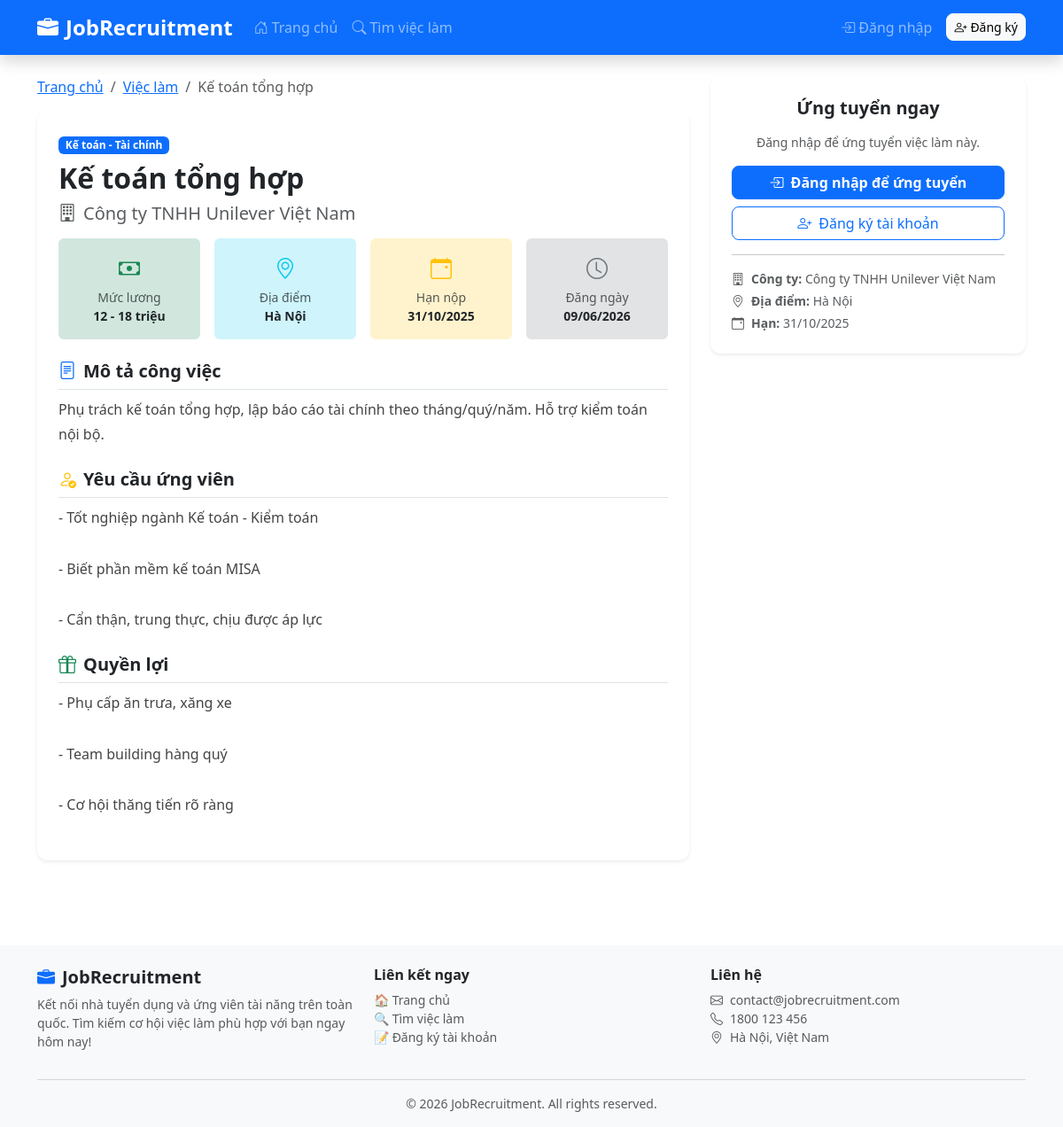
Screenshot of /jobs/detail?id=4 with the database file from the repository.
### tables this page shows
CREATE TABLE `jobs` (
    `id`           INT AUTO_INCREMENT PRIMARY KEY COMMENT 'Khóa chính',
    `category_id`  INT           NOT NULL         COMMENT 'Ngành nghề (FK → categories.id)',
    `title`        VARCHAR(200)  NOT NULL         COMMENT 'Tiêu đề vị trí tuyển dụng',
    `company`      VARCHAR(200)  NOT NULL         COMMENT 'Tên công ty tuyển dụng',
    `salary`       VARCHAR(100)  DEFAULT NULL     COMMENT 'Mức lương (VD: 10-15 triệu)',
    `location`     VARCHAR(200)  DEFAULT NULL     COMMENT 'Địa điểm làm việc',
    `description`  TEXT          DEFAULT NULL     COMMENT 'Mô tả công việc chi tiết',
    `requirements` TEXT          DEFAULT NULL     COMMENT 'Yêu cầu ứng viên',
    `benefits`     TEXT          DEFAULT NULL     COMMENT 'Quyền lợi được hưởng',
    `deadline`     DATE          DEFAULT NULL     COMMENT 'Hạn nộp hồ sơ',
    `status`       ENUM('active', 'closed') NOT NULL DEFAULT 'active' COMMENT 'Trạng thái: active=đang tuyển, closed=đã đóng',
    `created_at`   TIMESTAMP DEFAULT CURRENT_TIMESTAMP COMMENT 'Thời điểm đăng tin',
    CONSTRAINT `fk_jobs_category`
        FOREIGN KEY (`category_id`) REFERENCES `categories`(`id`) ON DELETE CASCADE
);

CREATE TABLE `categories` (
    `id`         INT AUTO_INCREMENT PRIMARY KEY COMMENT 'Khóa chính',
    `name`       VARCHAR(100) NOT NULL          COMMENT 'Tên ngành nghề',
    `created_at` TIMESTAMP DEFAULT CURRENT_TIMESTAMP
);

### core/Controller.php (called while the page is built, shortened)
<?php
abstract class Controller
{
    protected function render(string $view, array $data = []): void
    {
        extract($data);
        $viewPath = __DIR__ . '/../views/' . $view . '.php';
        require $viewPath;
    }
}

### controllers/JobController.php (called while the page is built, shortened)
<?php
class JobController extends Controller
{
    public function detail(): void
    {
        $id = (int) ($_GET['id'] ?? 0);
        $jobModel = new Job();
        $job      = $jobModel->findById($id);
        $hasApplied = false;
        $relatedJobs = $jobModel->getRelated($id, $job['category_id']);
        $this->render('jobs/detail', [
            'job'         => $job,
            'hasApplied'  => $hasApplied,
            'relatedJobs' => $relatedJobs,
            'flash'       => $this->getFlash(),
        ]);
    }
}

### index.php (called while the page is built, shortened)
<?php
require_once __DIR__ . '/config/database.php';
require_once __DIR__ . '/core/Database.php';
require_once __DIR__ . '/core/Model.php';
require_once __DIR__ . '/core/Controller.php';
require_once __DIR__ . '/models/Job.php';
require_once __DIR__ . '/controllers/JobController.php';
$router = new Router();
$router->get('/',     'HomeController', 'index');
$router->get('/home', 'HomeController', 'index');
$router->get( '/login',    'AuthController', 'loginForm');
$router->post('/login',    'AuthController', 'login');
$router->get( '/register', 'AuthController', 'registerForm');
$router->post('/register', 'AuthController', 'register');
$router->get( '/logout',   'AuthController', 'logout');
$router->get( '/jobs',        'JobController', 'index');
$router->get( '/jobs/detail', 'JobController', 'detail');
$router->get( '/jobs/apply',  'JobController', 'applyForm');
$router->post('/jobs/apply',  'JobController', 'apply');
$router->get( '/profile',        'ProfileController', 'index');
$router->post('/profile/update', 'ProfileController', 'update');
$router->get('/my-applications', 'ApplicationController', 'history');
$router->get('/admin',           'AdminDashboardController', 'index');
$router->get('/admin/dashboard', 'AdminDashboardController', 'index');
$router->get( '/admin/users',        'AdminUserController', 'index');
$router->get( '/admin/users/create', 'AdminUserController', 'createForm');
$router->post('/admin/users/create', 'AdminUserController', 'create');
$router->get( '/admin/users/edit',   'AdminUserController', 'editForm');
$router->post('/admin/users/edit',   'AdminUserController', 'edit');
$router->post('/admin/users/delete', 'AdminUserController', 'delete');
$router->get( '/admin/jobs',        'AdminJobController', 'index');
$router->get( '/admin/jobs/create', 'AdminJobController', 'createForm');
$router->post('/admin/jobs/create', 'AdminJobController', 'create');
$router->get( '/admin/jobs/edit',   'AdminJobController', 'editForm');
$router->post('/admin/jobs/edit',   'AdminJobController', 'edit');
$router->post('/admin/jobs/delete', 'AdminJobController', 'delete');
$router->get( '/admin/categories',        'AdminCategoryController', 'index');
$router->get( '/admin/categories/create', 'AdminCategoryController', 'createForm');
$router->post('/admin/categories/create', 'AdminCategoryController', 'create');
$router->get( '/admin/categories/edit',   'AdminCategoryController', 'editForm');
$router->post('/admin/categories/edit',   'AdminCategoryController', 'edit');
$router->post('/admin/categories/delete', 'AdminCategoryController', 'delete');
$router->get( '/admin/applications',               'AdminApplicationController', 'index');
$router->post('/admin/applications/update-status', 'AdminApplicationController', 'updateStatus');
$router->dispatch();

### core/Database.php (called while the page is built, shortened)
<?php
class Database
{
    private static ?PDO $instance = null;
    public static function getInstance(): PDO
    {
        if (self::$instance === null) {
            $dsn = sprintf(
                'mysql:host=%s;port=%d;dbname=%s;charset=%s',
                DB_HOST,
                DB_PORT,
                DB_NAME,
                DB_CHARSET
            );
            $options = [
                PDO::ATTR_ERRMODE            => PDO::ERRMODE_EXCEPTION,
                PDO::ATTR_DEFAULT_FETCH_MODE => PDO::FETCH_ASSOC,
                PDO::ATTR_EMULATE_PREPARES   => false,
            ];
            try {
                self::$instance = new PDO($dsn, DB_USER, DB_PASS, $options);
            } catch (PDOException $e) {
                error_log('Database connection failed: ' . $e->getMessage());
                die('<h3 style="color:red;text-align:center">Không thể kết nối database.<br>Vui lòng kiểm tra cấu hình trong config/database.php</h3>');
            }
        }
        return self::$instance;
    }
}

### core/Model.php (called while the page is built, shortened)
<?php
abstract class Model
{
    protected PDO $db;
    public function __construct()
    {
        $this->db = Database::getInstance();
    }
    protected function queryOne(string $sql, array $params = []): array|false
    {
        $stmt = $this->db->prepare($sql);
        $stmt->execute($params);
        return $stmt->fetch();
    }
}

### models/Job.php (called while the page is built, shortened)
<?php
class Job extends Model
{
    public function findById(int $id): array|false
    {
        return $this->queryOne(
            "SELECT j.*, c.name AS category_name
             FROM `jobs` j
             LEFT JOIN `categories` c ON c.id = j.category_id
             WHERE j.id = ?",
            [$id]
        );
    }
}

### views/jobs/detail.php (the view, shortened to what this page needs)
<?php
require_once __DIR__ . '/../layouts/header.php';
?>
<div class="container py-4">
    <div class="row g-4">
        <div class="col-lg-8">
            <nav aria-label="breadcrumb" class="mb-3">
                <ol class="breadcrumb">
                    <li class="breadcrumb-item"><a href="<?= BASE_URL ?>/">Trang chủ</a></li>
                    <li class="breadcrumb-item"><a href="<?= BASE_URL ?>/jobs">Việc làm</a></li>
                    <li class="breadcrumb-item active"><?= htmlspecialchars($job['title']) ?></li>
                </ol>
            </nav>
            <div class="card border-0 shadow-sm mb-4">
                <div class="card-body p-4">
                    <div class="mb-3">
                        <span class="badge bg-primary mb-2"><?= htmlspecialchars($job['category_name'] ?? '') ?></span>
                        <h2 class="fw-bold"><?= htmlspecialchars($job['title']) ?></h2>
                        <h5 class="text-muted">
                            <i class="bi bi-building me-2"></i><?= htmlspecialchars($job['company']) ?>
                        </h5>
                    </div>
                    <div class="row g-3 mb-4">
                        <?php if ($job['salary']): ?>
                        <div class="col-sm-6 col-md-3">
                            <div class="text-center p-3 bg-success-subtle rounded">
                                <i class="bi bi-cash text-success fs-4"></i>
                                <div class="small text-muted mt-1">Mức lương</div>
                                <div class="fw-semibold small"><?= htmlspecialchars($job['salary']) ?></div>
                            </div>
                        </div>
                        <?php endif; ?>
                        <?php if ($job['location']): ?>
                        <div class="col-sm-6 col-md-3">
                            <div class="text-center p-3 bg-info-subtle rounded">
                                <i class="bi bi-geo-alt text-info fs-4"></i>
                                <div class="small text-muted mt-1">Địa điểm</div>
                                <div class="fw-semibold small"><?= htmlspecialchars($job['location']) ?></div>
                            </div>
                        </div>
                        <?php endif; ?>
                        <?php if ($job['deadline']): ?>
                        <div class="col-sm-6 col-md-3">
                            <div class="text-center p-3 bg-warning-subtle rounded">
                                <i class="bi bi-calendar-event text-warning fs-4"></i>
                                <div class="small text-muted mt-1">Hạn nộp</div>
                                <div class="fw-semibold small"><?= date('d/m/Y', strtotime($job['deadline'])) ?></div>
                            </div>
                        </div>
                        <?php endif; ?>
                        <div class="col-sm-6 col-md-3">
                            <div class="text-center p-3 bg-secondary-subtle rounded">
                                <i class="bi bi-clock text-secondary fs-4"></i>
                                <div class="small text-muted mt-1">Đăng ngày</div>
                                <div class="fw-semibold small"><?= date('d/m/Y', strtotime($job['created_at'])) ?></div>
                            </div>
                        </div>
                    </div>
                    <?php if ($job['description']): ?>
                    <div class="mb-4">
                        <h5 class="fw-bold border-bottom pb-2">
                            <i class="bi bi-file-text me-2 text-primary"></i>Mô tả công việc
                        </h5>
                        <div class="job-content"><?= nl2br(htmlspecialchars($job['description'])) ?></div>
                    </div>
                    <?php endif; ?>
                    <?php if ($job['requirements']): ?>
                    <div class="mb-4">
                        <h5 class="fw-bold border-bottom pb-2">
                            <i class="bi bi-person-check me-2 text-warning"></i>Yêu cầu ứng viên
                        </h5>
                        <div class="job-content"><?= nl2br(htmlspecialchars($job['requirements'])) ?></div>
                    </div>
                    <?php endif; ?>
                    <?php if ($job['benefits']): ?>
                    <div class="mb-4">
                        <h5 class="fw-bold border-bottom pb-2">
                            <i class="bi bi-gift me-2 text-success"></i>Quyền lợi
                        </h5>
                        <div class="job-content"><?= nl2br(htmlspecialchars($job['benefits'])) ?></div>
                    </div>
                    <?php endif; ?>
                </div>
            </div>
        </div>
        <div class="col-lg-4">
            <div class="card border-0 shadow-sm sticky-top" style="top: 80px;">
                <div class="card-body p-4 text-center">
                    <h5 class="fw-bold mb-3">Ứng tuyển ngay</h5>
                    <?php if ($hasApplied): ?>
                        <div class="alert alert-success mb-3">
                            <i class="bi bi-check-circle-fill me-2"></i>
                            Bạn đã nộp hồ sơ cho vị trí này!
                        </div>
                        <a href="<?= BASE_URL ?>/my-applications" class="btn btn-outline-primary w-100">
                            <i class="bi bi-file-earmark-text me-2"></i>Xem hồ sơ đã nộp
                        </a>
                    <?php else: ?>
                        <p class="text-muted small mb-3">Đăng nhập để ứng tuyển việc làm này.</p>
                        <a href="<?= BASE_URL ?>/login" class="btn btn-primary w-100 mb-2 fw-bold">
                            <i class="bi bi-box-arrow-in-right me-2"></i>Đăng nhập để ứng tuyển
                        </a>
                        <a href="<?= BASE_URL ?>/register" class="btn btn-outline-primary w-100">
                            <i class="bi bi-person-plus me-2"></i>Đăng ký tài khoản
                        </a>
                    <?php endif; ?>
                    <hr>
                    <div class="text-start small text-muted">
                        <p class="mb-1"><i class="bi bi-building me-2"></i><strong>Công ty:</strong> <?= htmlspecialchars($job['company']) ?></p>
                        <?php if ($job['location']): ?>
                        <p class="mb-1"><i class="bi bi-geo-alt me-2"></i><strong>Địa điểm:</strong> <?= htmlspecialchars($job['location']) ?></p>
                        <?php endif; ?>
                        <?php if ($job['deadline']): ?>
                        <p class="mb-0"><i class="bi bi-calendar-event me-2"></i><strong>Hạn:</strong> <?= date('d/m/Y', strtotime($job['deadline'])) ?></p>
                        <?php endif; ?>
                    </div>
                </div>
            </div>
        </div>
    </div>
</div>
<?php require_once __DIR__ . '/../layouts/footer.php'; ?>

### public/css/style.css (style rules this page uses)
:root { --primary: #0d6efd; --success: #198754; --text-dark: #212529; --bg-light: #f8f9fa; }
.job-content { line-height: 1.8; color: #444; white-space: pre-line; }
.btn { border-radius: 8px; }
.card { border-radius: 12px; }
.bg-success-subtle { background-color: #d1e7dd !important; }
.bg-warning-subtle { background-color: #fff3cd !important; }
.bg-info-subtle { background-color: #cff4fc !important; }
.bg-secondary-subtle { background-color: #e2e3e5 !important; }

### rows the page displays
jobs: title "Kế toán tổng hợp", category.name "Kế toán - Tài chính", company "Công ty TNHH Unilever Việt Nam", salary "12 - 18 triệu", location "Hà Nội", deadline "31/10/2025", created_at "09/06/2026", description "Phụ trách kế toán tổng hợp, lập báo cáo tài chính theo tháng/quý/năm. Hỗ trợ kiểm toán nội bộ.", requirements "- Tốt nghiệp ngành Kế toán - Kiểm toán - Biết phần mềm kế toán MISA - Cẩn thận, trung thực, chịu được áp lực", benefits "- Phụ cấp ăn trưa, xăng xe - Team building hàng quý - Cơ hội thăng tiến rõ ràng"
